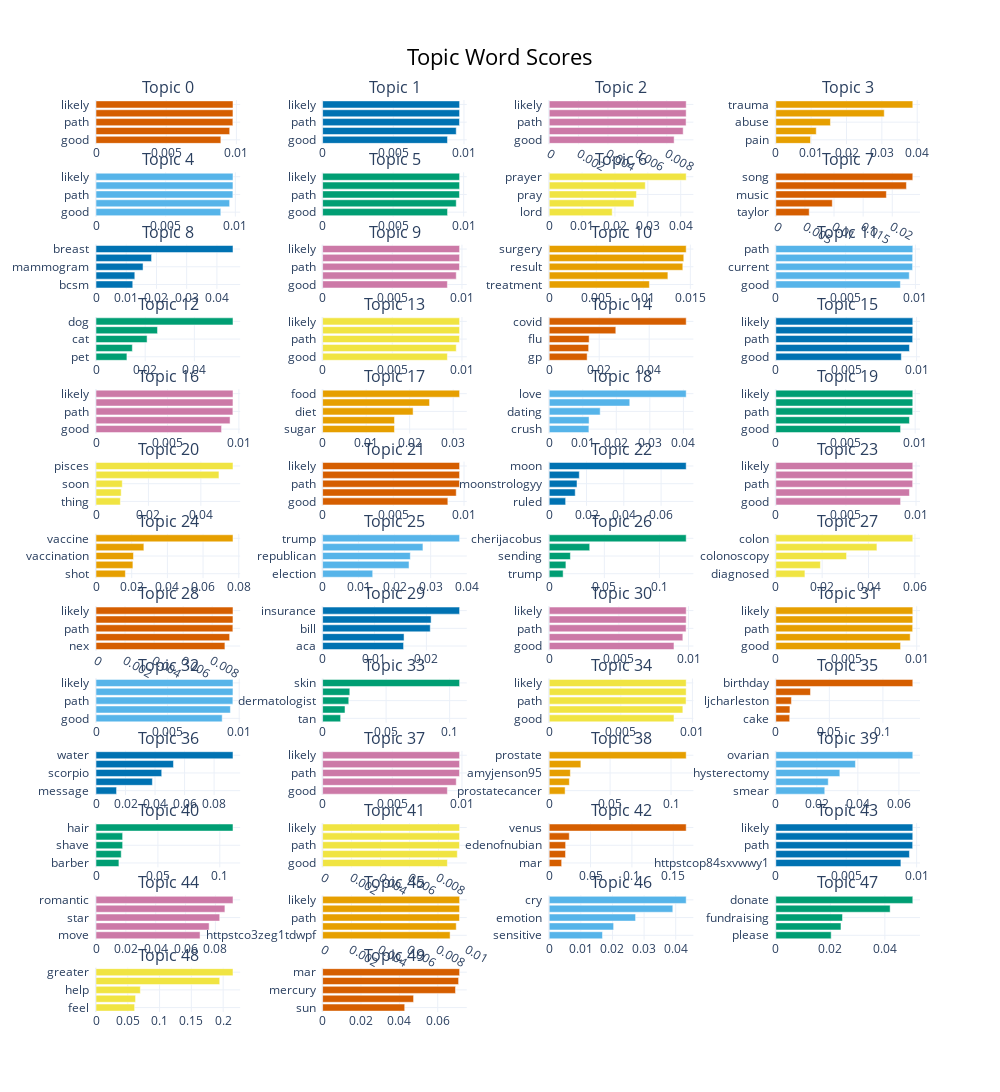

This figure's notebook cell:
### Code cell
word_vectors = KeyedVectors.load_word2vec_format('/labs/sarkerlab/srajwal/BC project/GoogleNews-vectors-negative300.bin', binary=True)
# Filter Tweets with negative sentiments
df_hugging = df[df['huggingface_sentiment'] == 'POSITIVE']
df_hugging = df_hugging.reset_index(drop=True)
print(f"df shape after <=1.0 sentiment score: {df_hugging.shape}")

# Filter posts that contain treatment side-effect / negative keywords
treatment_bc_negative_keywords = ["treatment","medication","medicine","med","tablets","side effect","reaction","drug","tamoxifen","chemo","mental","emotion",
                     "lump","pain","sleep","docetaxel","oncologist","doc" "stop"]  # Keywords based on literature review of Pub_med papers (reference in main article)
print("Starting similary function now")
# Function to find similar words in a text
# def find_similar_words(text, word_vectors, uncertainty_words, threshold=0.5):
def find_similar_words(index, text, word_vectors, uncertainty_words, threshold=0.5):
    similar_words = []
    unc_words = []
    # print(f"Processing row index: {index}",flush=True)  # Print the current row index
    for word in text.lower().split():
        if word in word_vectors:
            word_embedding = word_vectors[word]
            for unc_word in uncertainty_words:
                if unc_word in word_vectors:
                    unc_embedding = word_vectors[unc_word]
                    similarity = cosine_similarity([word_embedding], [unc_embedding])[0][0]
                    if similarity > threshold:
                        similar_words.append(word)
                        similar_words.append(unc_word)
                        break
    return similar_words

df_hugging['similar_uncertainty_words'] = [find_similar_words(idx, row['text'], word_vectors, treatment_bc_negative_keywords) for idx, row in df_hugging.iterrows()]
df_hugging = df_hugging[df_hugging['similar_uncertainty_words'].str.len() > 0].copy()
print(f"df_hugging.shape: {df_hugging.shape}",flush=True)
self_reported_texts = df_hugging['text'].to_list()  # Extracting tweets of self reported BC with negative sentiments
topic_model = BERTopic(verbose=True)
topics, probs = topic_model.fit_transform(self_reported_texts)
topic_model.visualize_barchart(top_n_topics=50) # Visualize Topic Modelling Figure

### Figure 1 — Plotly figure (JSON) as saved in the notebook; plotly's stock layout.template omitted (floating-point values rounded to 4 significant figures)
{"data": [{"marker": {"color": "#D55E00"}, "orientation": "h", "type": "bar", "x": [0.008894, 0.009525, 0.00975, 0.009757, 0.009759], "xaxis": "x", "y": ["good  ", "feeling  ", "path  ", "current  ", "likely  "], "yaxis": "y"}, {"marker": {"color": "#0072B2"}, "orientation": "h", "type": "bar", "x": [0.008836, 0.009455, 0.009684, 0.00969, 0.009692], "xaxis": "x2", "y": ["good  ", "feeling  ", "path  ", "current  ", "likely  "], "yaxis": "y2"}, {"marker": {"color": "#CC79A7"}, "orientation": "h", "type": "bar", "x": [0.008503, 0.009118, 0.009315, 0.009321, 0.009323], "xaxis": "x3", "y": ["good  ", "feeling  ", "path  ", "current  ", "likely  "], "yaxis": "y3"}, {"marker": {"color": "#E69F00"}, "orientation": "h", "type": "bar", "x": [0.009824, 0.01145, 0.01546, 0.03067, 0.03875], "xaxis": "x4", "y": ["pain  ", "sexual  ", "abuse  ", "survivor  ", "trauma  "], "yaxis": "y4"}, {"marker": {"color": "#56B4E9"}, "orientation": "h", "type": "bar", "x": [0.008954, 0.00959, 0.009822, 0.009828, 0.00983], "xaxis": "x5", "y": ["good  ", "feeling  ", "path  ", "current  ", "likely  "], "yaxis": "y5"}, {"marker": {"color": "#009E73"}, "orientation": "h", "type": "bar", "x": [0.00886, 0.009476, 0.009705, 0.009712, 0.009714], "xaxis": "x6", "y": ["good  ", "feeling  ", "path  ", "current  ", "likely  "], "yaxis": "y6"}, {"marker": {"color": "#F0E442"}, "orientation": "h", "type": "bar", "x": [0.01917, 0.02579, 0.02653, 0.02922, 0.04166], "xaxis": "x7", "y": ["lord  ", "god  ", "pray  ", "jesus  ", "prayer  "], "yaxis": "y7"}, {"marker": {"color": "#D55E00"}, "orientation": "h", "type": "bar", "x": [0.005737, 0.009704, 0.01899, 0.02243, 0.02353], "xaxis": "x8", "y": ["taylor  ", "album  ", "music  ", "amp  ", "song  "], "yaxis": "y8"}, {"marker": {"color": "#0072B2"}, "orientation": "h", "type": "bar", "x": [0.01216, 0.01283, 0.01557, 0.01838, 0.04532], "xaxis": "x9", "y": ["bcsm  ", "mastectomy  ", "mammogram  ", "breastcancer  ", "breast  "], "yaxis": "y9"}, {"marker": {"color": "#CC79A7"}, "orientation": "h", "type": "bar", "x": [0.008954, 0.00959, 0.009822, 0.009828, 0.00983], "xaxis": "x10", "y": ["good  ", "feeling  ", "path  ", "current  ", "likely  "], "yaxis": "y10"}, {"marker": {"color": "#E69F00"}, "orientation": "h", "type": "bar", "x": [0.01065, 0.01262, 0.0142, 0.01431, 0.01456], "xaxis": "x11", "y": ["treatment  ", "biopsy  ", "result  ", "scan  ", "surgery  "], "yaxis": "y11"}, {"marker": {"color": "#56B4E9"}, "orientation": "h", "type": "bar", "x": [0.008925, 0.009559, 0.009796, 0.009798, 0.009811], "xaxis": "x12", "y": ["good  ", "feeling  ", "current  ", "likely  ", "path  "], "yaxis": "y12"}, {"marker": {"color": "#009E73"}, "orientation": "h", "type": "bar", "x": [0.01257, 0.01478, 0.02078, 0.02501, 0.05571], "xaxis": "x13", "y": ["pet  ", "pup  ", "cat  ", "vet  ", "dog  "], "yaxis": "y13"}, {"marker": {"color": "#F0E442"}, "orientation": "h", "type": "bar", "x": [0.008954, 0.00959, 0.009822, 0.009828, 0.00983], "xaxis": "x14", "y": ["good  ", "feeling  ", "path  ", "current  ", "likely  "], "yaxis": "y14"}, {"marker": {"color": "#D55E00"}, "orientation": "h", "type": "bar", "x": [0.01517, 0.01577, 0.01597, 0.02664, 0.0548], "xaxis": "x15", "y": ["gp  ", "cough  ", "flu  ", "covid19  ", "covid  "], "yaxis": "y15"}, {"marker": {"color": "#0072B2"}, "orientation": "h", "type": "bar", "x": [0.008917, 0.009493, 0.009723, 0.009729, 0.009732], "xaxis": "x16", "y": ["good  ", "feeling  ", "path  ", "current  ", "likely  "], "yaxis": "y16"}, {"marker": {"color": "#CC79A7"}, "orientation": "h", "type": "bar", "x": [0.008787, 0.009382, 0.009579, 0.009585, 0.009587], "xaxis": "x17", "y": ["good  ", "feeling  ", "path  ", "current  ", "likely  "], "yaxis": "y17"}, {"marker": {"color": "#E69F00"}, "orientation": "h", "type": "bar", "x": [0.01651, 0.01652, 0.02079, 0.02457, 0.03147], "xaxis": "x18", "y": ["sugar  ", "coffee  ", "diet  ", "eat  ", "food  "], "yaxis": "y18"}, {"marker": {"color": "#56B4E9"}, "orientation": "h", "type": "bar", "x": [0.01183, 0.01189, 0.0152, 0.02401, 0.04084], "xaxis": "x19", "y": ["crush  ", "different  ", "dating  ", "rising  ", "love  "], "yaxis": "y19"}, {"marker": {"color": "#009E73"}, "orientation": "h", "type": "bar", "x": [0.008954, 0.00959, 0.009822, 0.009828, 0.00983], "xaxis": "x20", "y": ["good  ", "feeling  ", "path  ", "current  ", "likely  "], "yaxis": "y20"}, {"marker": {"color": "#F0E442"}, "orientation": "h", "type": "bar", "x": [0.009296, 0.009606, 0.01003, 0.04689, 0.05225], "xaxis": "x21", "y": ["thing  ", "person  ", "soon  ", "scorpio  ", "pisces  "], "yaxis": "y21"}, {"marker": {"color": "#D55E00"}, "orientation": "h", "type": "bar", "x": [0.008856, 0.009449, 0.009678, 0.009684, 0.009686], "xaxis": "x22", "y": ["good  ", "feeling  ", "path  ", "current  ", "likely  "], "yaxis": "y22"}, {"marker": {"color": "#0072B2"}, "orientation": "h", "type": "bar", "x": [0.008813, 0.01396, 0.01491, 0.01613, 0.07345], "xaxis": "x23", "y": ["ruled  ", "feel  ", "moonstrologyy  ", "emotion  ", "moon  "], "yaxis": "y23"}, {"marker": {"color": "#CC79A7"}, "orientation": "h", "type": "bar", "x": [0.008898, 0.00953, 0.00976, 0.009766, 0.009769], "xaxis": "x24", "y": ["good  ", "feeling  ", "path  ", "current  ", "likely  "], "yaxis": "y24"}, {"marker": {"color": "#E69F00"}, "orientation": "h", "type": "bar", "x": [0.01647, 0.02068, 0.02099, 0.02682, 0.07677], "xaxis": "x25", "y": ["shot  ", "covid  ", "vaccination  ", "vaccinated  ", "vaccine  "], "yaxis": "y25"}, {"marker": {"color": "#56B4E9"}, "orientation": "h", "type": "bar", "x": [0.01391, 0.02399, 0.02435, 0.02785, 0.03803], "xaxis": "x26", "y": ["election  ", "biden  ", "republican  ", "president  ", "trump  "], "yaxis": "y26"}, {"marker": {"color": "#009E73"}, "orientation": "h", "type": "bar", "x": [0.01264, 0.01515, 0.01924, 0.03674, 0.1243], "xaxis": "x27", "y": ["trump  ", "positive  ", "sending  ", "cheri  ", "cherijacobus  "], "yaxis": "y27"}, {"marker": {"color": "#F0E442"}, "orientation": "h", "type": "bar", "x": [0.01256, 0.01924, 0.03052, 0.04361, 0.05909], "xaxis": "x28", "y": ["diagnosed  ", "colorectal  ", "colonoscopy  ", "bowel  ", "colon  "], "yaxis": "y28"}, {"marker": {"color": "#D55E00"}, "orientation": "h", "type": "bar", "x": [0.008876, 0.009202, 0.009425, 0.009431, 0.009433], "xaxis": "x29", "y": ["nex  ", "feeling  ", "path  ", "current  ", "likely  "], "yaxis": "y29"}, {"marker": {"color": "#0072B2"}, "orientation": "h", "type": "bar", "x": [0.0156, 0.0157, 0.02075, 0.02091, 0.0264], "xaxis": "x30", "y": ["aca  ", "nh  ", "bill  ", "pay  ", "insurance  "], "yaxis": "y30"}, {"marker": {"color": "#CC79A7"}, "orientation": "h", "type": "bar", "x": [0.008954, 0.00959, 0.009822, 0.009828, 0.00983], "xaxis": "x31", "y": ["good  ", "feeling  ", "path  ", "current  ", "likely  "], "yaxis": "y31"}, {"marker": {"color": "#E69F00"}, "orientation": "h", "type": "bar", "x": [0.008856, 0.009537, 0.009714, 0.00972, 0.009722], "xaxis": "x32", "y": ["good  ", "feeling  ", "path  ", "current  ", "likely  "], "yaxis": "y32"}, {"marker": {"color": "#56B4E9"}, "orientation": "h", "type": "bar", "x": [0.008813, 0.009386, 0.009559, 0.009565, 0.009567], "xaxis": "x33", "y": ["good  ", "feeling  ", "path  ", "current  ", "likely  "], "yaxis": "y33"}, {"marker": {"color": "#009E73"}, "orientation": "h", "type": "bar", "x": [0.0142, 0.01764, 0.02059, 0.02142, 0.1078], "xaxis": "x34", "y": ["tan  ", "tanning  ", "dermatologist  ", "sunscreen  ", "skin  "], "yaxis": "y34"}, {"marker": {"color": "#F0E442"}, "orientation": "h", "type": "bar", "x": [0.008714, 0.009332, 0.009558, 0.009564, 0.009566], "xaxis": "x35", "y": ["good  ", "feeling  ", "path  ", "current  ", "likely  "], "yaxis": "y35"}, {"marker": {"color": "#D55E00"}, "orientation": "h", "type": "bar", "x": [0.01295, 0.01319, 0.01458, 0.03238, 0.1279], "xaxis": "x36", "y": ["cake  ", "bday  ", "ljcharleston  ", "happy  ", "birthday  "], "yaxis": "y36"}, {"marker": {"color": "#0072B2"}, "orientation": "h", "type": "bar", "x": [0.01393, 0.03819, 0.04452, 0.05248, 0.0928], "xaxis": "x37", "y": ["message  ", "pisces  ", "scorpio  ", "sign  ", "water  "], "yaxis": "y37"}, {"marker": {"color": "#CC79A7"}, "orientation": "h", "type": "bar", "x": [0.008954, 0.00959, 0.009822, 0.009828, 0.00983], "xaxis": "x38", "y": ["good  ", "feeling  ", "path  ", "current  ", "likely  "], "yaxis": "y38"}, {"marker": {"color": "#E69F00"}, "orientation": "h", "type": "bar", "x": [0.01306, 0.01655, 0.01738, 0.02598, 0.1125], "xaxis": "x39", "y": ["prostatecancer  ", "senthomtillis  ", "amyjenson95  ", "psa  ", "prostate  "], "yaxis": "y39"}, {"marker": {"color": "#56B4E9"}, "orientation": "h", "type": "bar", "x": [0.02387, 0.02557, 0.03121, 0.03882, 0.06677], "xaxis": "x40", "y": ["smear  ", "menopause  ", "hysterectomy  ", "cervical  ", "ovarian  "], "yaxis": "y40"}, {"marker": {"color": "#009E73"}, "orientation": "h", "type": "bar", "x": [0.01851, 0.02038, 0.02151, 0.02151, 0.1107], "xaxis": "x41", "y": ["barber  ", "shaved  ", "shave  ", "wig  ", "hair  "], "yaxis": "y41"}, {"marker": {"color": "#F0E442"}, "orientation": "h", "type": "bar", "x": [0.008615, 0.009299, 0.00945, 0.009456, 0.009458], "xaxis": "x42", "y": ["good  ", "feeling  ", "path  ", "current  ", "likely  "], "yaxis": "y42"}, {"marker": {"color": "#D55E00"}, "orientation": "h", "type": "bar", "x": [0.01506, 0.01974, 0.01986, 0.02426, 0.1656], "xaxis": "x43", "y": ["mar  ", "love  ", "edenofnubian  ", "childofuranus  ", "venus  "], "yaxis": "y43"}, {"marker": {"color": "#0072B2"}, "orientation": "h", "type": "bar", "x": [0.008882, 0.009489, 0.009719, 0.009725, 0.009727], "xaxis": "x44", "y": ["httpstcop84sxvwwy1  ", "feeling  ", "path  ", "current  ", "likely  "], "yaxis": "y44"}, {"marker": {"color": "#CC79A7"}, "orientation": "h", "type": "bar", "x": [0.06971, 0.0758, 0.08288, 0.08637, 0.09178], "xaxis": "x45", "y": ["move  ", "entering  ", "star  ", "focus  ", "romantic  "], "yaxis": "y45"}, {"marker": {"color": "#E69F00"}, "orientation": "h", "type": "bar", "x": [0.008841, 0.009267, 0.009491, 0.009497, 0.009499], "xaxis": "x46", "y": ["httpstco3zeg1tdwpf  ", "feeling  ", "path  ", "current  ", "likely  "], "yaxis": "y46"}, {"marker": {"color": "#56B4E9"}, "orientation": "h", "type": "bar", "x": [0.01685, 0.02036, 0.02731, 0.03908, 0.04331], "xaxis": "x47", "y": ["sensitive  ", "emotionally  ", "emotion  ", "emotional  ", "cry  "], "yaxis": "y47"}, {"marker": {"color": "#009E73"}, "orientation": "h", "type": "bar", "x": [0.02031, 0.0239, 0.02446, 0.04194, 0.05025], "xaxis": "x48", "y": ["please  ", "gofundme  ", "fundraising  ", "donation  ", "donate  "], "yaxis": "y48"}, {"marker": {"color": "#F0E442"}, "orientation": "h", "type": "bar", "x": [0.06074, 0.06223, 0.06975, 0.1946, 0.2155], "xaxis": "x49", "y": ["feel  ", "today  ", "help  ", "social  ", "greater  "], "yaxis": "y49"}, {"marker": {"color": "#D55E00"}, "orientation": "h", "type": "bar", "x": [0.04279, 0.0474, 0.06925, 0.07086, 0.07138], "xaxis": "x50", "y": ["sun  ", "aries  ", "mercury  ", "venus  ", "mar  "], "yaxis": "y50"}], "layout": {"annotations": [{"font": {"size": 16}, "showarrow": false, "text": "Topic 0", "x": 0.0875, "xanchor": "center", "xref": "paper", "y": 1.0, "yanchor": "bottom", "yref": "paper"}, {"font": {"size": 16}, "showarrow": false, "text": "Topic 1", "x": 0.3625, "xanchor": "center", "xref": "paper", "y": 1.0, "yanchor": "bottom", "yref": "paper"}, {"font": {"size": 16}, "showarrow": false, "text": "Topic 2", "x": 0.6375, "xanchor": "center", "xref": "paper", "y": 1.0, "yanchor": "bottom", "yref": "paper"}, {"font": {"size": 16}, "showarrow": false, "text": "Topic 3", "x": 0.9125, "xanchor": "center", "xref": "paper", "y": 1.0, "yanchor": "bottom", "yref": "paper"}, {"font": {"size": 16}, "showarrow": false, "text": "Topic 4", "x": 0.0875, "xanchor": "center", "xref": "paper", "y": 0.9207, "yanchor": "bottom", "yref": "paper"}, {"font": {"size": 16}, "showarrow": false, "text": "Topic 5", "x": 0.3625, "xanchor": "center", "xref": "paper", "y": 0.9207, "yanchor": "bottom", "yref": "paper"}, {"font": {"size": 16}, "showarrow": false, "text": "Topic 6", "x": 0.6375, "xanchor": "center", "xref": "paper", "y": 0.9207, "yanchor": "bottom", "yref": "paper"}, {"font": {"size": 16}, "showarrow": false, "text": "Topic 7", "x": 0.9125, "xanchor": "center", "xref": "paper", "y": 0.9207, "yanchor": "bottom", "yref": "paper"}, {"font": {"size": 16}, "showarrow": false, "text": "Topic 8", "x": 0.0875, "xanchor": "center", "xref": "paper", "y": 0.8414, "yanchor": "bottom", "yref": "paper"}, {"font": {"size": 16}, "showarrow": false, "text": "Topic 9", "x": 0.3625, "xanchor": "center", "xref": "paper", "y": 0.8414, "yanchor": "bottom", "yref": "paper"}, {"font": {"size": 16}, "showarrow": false, "text": "Topic 10", "x": 0.6375, "xanchor": "center", "xref": "paper", "y": 0.8414, "yanchor": "bottom", "yref": "paper"}, {"font": {"size": 16}, "showarrow": false, "text": "Topic 11", "x": 0.9125, "xanchor": "center", "xref": "paper", "y": 0.8414, "yanchor": "bottom", "yref": "paper"}, {"font": {"size": 16}, "showarrow": false, "text": "Topic 12", "x": 0.0875, "xanchor": "center", "xref": "paper", "y": 0.7621, "yanchor": "bottom", "yref": "paper"}, {"font": {"size": 16}, "showarrow": false, "text": "Topic 13", "x": 0.3625, "xanchor": "center", "xref": "paper", "y": 0.7621, "yanchor": "bottom", "yref": "paper"}, {"font": {"size": 16}, "showarrow": false, "text": "Topic 14", "x": 0.6375, "xanchor": "center", "xref": "paper", "y": 0.7621, "yanchor": "bottom", "yref": "paper"}, {"font": {"size": 16}, "showarrow": false, "text": "Topic 15", "x": 0.9125, "xanchor": "center", "xref": "paper", "y": 0.7621, "yanchor": "bottom", "yref": "paper"}, {"font": {"size": 16}, "showarrow": false, "text": "Topic 16", "x": 0.0875, "xanchor": "center", "xref": "paper", "y": 0.6828, "yanchor": "bottom", "yref": "paper"}, {"font": {"size": 16}, "showarrow": false, "text": "Topic 17", "x": 0.3625, "xanchor": "center", "xref": "paper", "y": 0.6828, "yanchor": "bottom", "yref": "paper"}, {"font": {"size": 16}, "showarrow": false, "text": "Topic 18", "x": 0.6375, "xanchor": "center", "xref": "paper", "y": 0.6828, "yanchor": "bottom", "yref": "paper"}, {"font": {"size": 16}, "showarrow": false, "text": "Topic 19", "x": 0.9125, "xanchor": "center", "xref": "paper", "y": 0.6828, "yanchor": "bottom", "yref": "paper"}, {"font": {"size": 16}, "showarrow": false, "text": "Topic 20", "x": 0.0875, "xanchor": "center", "xref": "paper", "y": 0.6036, "yanchor": "bottom", "yref": "paper"}, {"font": {"size": 16}, "showarrow": false, "text": "Topic 21", "x": 0.3625, "xanchor": "center", "xref": "paper", "y": 0.6036, "yanchor": "bottom", "yref": "paper"}, {"font": {"size": 16}, "showarrow": false, "text": "Topic 22", "x": 0.6375, "xanchor": "center", "xref": "paper", "y": 0.6036, "yanchor": "bottom", "yref": "paper"}, {"font": {"size": 16}, "showarrow": false, "text": "Topic 23", "x": 0.9125, "xanchor": "center", "xref": "paper", "y": 0.6036, "yanchor": "bottom", "yref": "paper"}, {"font": {"size": 16}, "showarrow": false, "text": "Topic 24", "x": 0.0875, "xanchor": "center", "xref": "paper", "y": 0.5243, "yanchor": "bottom", "yref": "paper"}, {"font": {"size": 16}, "showarrow": false, "text": "Topic 25", "x": 0.3625, "xanchor": "center", "xref": "paper", "y": 0.5243, "yanchor": "bottom", "yref": "paper"}, {"font": {"size": 16}, "showarrow": false, "text": "Topic 26", "x": 0.6375, "xanchor": "center", "xref": "paper", "y": 0.5243, "yanchor": "bottom", "yref": "paper"}, {"font": {"size": 16}, "showarrow": false, "text": "Topic 27", "x": 0.9125, "xanchor": "center", "xref": "paper", "y": 0.5243, "yanchor": "bottom", "yref": "paper"}, {"font": {"size": 16}, "showarrow": false, "text": "Topic 28", "x": 0.0875, "xanchor": "center", "xref": "paper", "y": 0.445, "yanchor": "bottom", "yref": "paper"}, {"font": {"size": 16}, "showarrow": false, "text": "Topic 29", "x": 0.3625, "xanchor": "center", "xref": "paper", "y": 0.445, "yanchor": "bottom", "yref": "paper"}, {"font": {"size": 16}, "showarrow": false, "text": "Topic 30", "x": 0.6375, "xanchor": "center", "xref": "paper", "y": 0.445, "yanchor": "bottom", "yref": "paper"}, {"font": {"size": 16}, "showarrow": false, "text": "Topic 31", "x": 0.9125, "xanchor": "center", "xref": "paper", "y": 0.445, "yanchor": "bottom", "yref": "paper"}, {"font": {"size": 16}, "showarrow": false, "text": "Topic 32", "x": 0.0875, "xanchor": "center", "xref": "paper", "y": 0.3657, "yanchor": "bottom", "yref": "paper"}, {"font": {"size": 16}, "showarrow": false, "text": "Topic 33", "x": 0.3625, "xanchor": "center", "xref": "paper", "y": 0.3657, "yanchor": "bottom", "yref": "paper"}, {"font": {"size": 16}, "showarrow": false, "text": "Topic 34", "x": 0.6375, "xanchor": "center", "xref": "paper", "y": 0.3657, "yanchor": "bottom", "yref": "paper"}, {"font": {"size": 16}, "showarrow": false, "text": "Topic 35", "x": 0.9125, "xanchor": "center", "xref": "paper", "y": 0.3657, "yanchor": "bottom", "yref": "paper"}, {"font": {"size": 16}, "showarrow": false, "text": "Topic 36", "x": 0.0875, "xanchor": "center", "xref": "paper", "y": 0.2864, "yanchor": "bottom", "yref": "paper"}, {"font": {"size": 16}, "showarrow": false, "text": "Topic 37", "x": 0.3625, "xanchor": "center", "xref": "paper", "y": 0.2864, "yanchor": "bottom", "yref": "paper"}, {"font": {"size": 16}, "showarrow": false, "text": "Topic 38", "x": 0.6375, "xanchor": "center", "xref": "paper", "y": 0.2864, "yanchor": "bottom", "yref": "paper"}, {"font": {"size": 16}, "showarrow": false, "text": "Topic 39", "x": 0.9125, "xanchor": "center", "xref": "paper", "y": 0.2864, "yanchor": "bottom", "yref": "paper"}, {"font": {"size": 16}, "showarrow": false, "text": "Topic 40", "x": 0.0875, "xanchor": "center", "xref": "paper", "y": 0.2071, "yanchor": "bottom", "yref": "paper"}, {"font": {"size": 16}, "showarrow": false, "text": "Topic 41", "x": 0.3625, "xanchor": "center", "xref": "paper", "y": 0.2071, "yanchor": "bottom", "yref": "paper"}, {"font": {"size": 16}, "showarrow": false, "text": "Topic 42", "x": 0.6375, "xanchor": "center", "xref": "paper", "y": 0.2071, "yanchor": "bottom", "yref": "paper"}, {"font": {"size": 16}, "showarrow": false, "text": "Topic 43", "x": 0.9125, "xanchor": "center", "xref": "paper", "y": 0.2071, "yanchor": "bottom", "yref": "paper"}, {"font": {"size": 16}, "showarrow": false, "text": "Topic 44", "x": 0.0875, "xanchor": "center", "xref": "paper", "y": 0.1278, "yanchor": "bottom", "yref": "paper"}, {"font": {"size": 16}, "showarrow": false, "text": "Topic 45", "x": 0.3625, "xanchor": "center", "xref": "paper", "y": 0.1278, "yanchor": "bottom", "yref": "paper"}, {"font": {"size": 16}, "showarrow": false, "text": "Topic 46", "x": 0.6375, "xanchor": "center", "xref": "paper", "y": 0.1278, "yanchor": "bottom", "yref": "paper"}, {"font": {"size": 16}, "showarrow": false, "text": "Topic 47", "x": 0.9125, "xanchor": "center", "xref": "paper", "y": 0.1278, "yanchor": "bottom", "yref": "paper"}, {"font": {"size": 16}, "showarrow": false, "text": "Topic 48", "x": 0.0875, "xanchor": "center", "xref": "paper", "y": 0.04852, "yanchor": "bottom", "yref": "paper"}, {"font": {"size": 16}, "showarrow": false, "text": "Topic 49", "x": 0.3625, "xanchor": "center", "xref": "paper", "y": 0.04852, "yanchor": "bottom", "yref": "paper"}], "height": 3250, "hoverlabel": {"bgcolor": "white", "font": {"family": "Rockwell", "size": 16}}, "showlegend": false, "title": {"font": {"color": "Black", "size": 22}, "text": "Topic Word Scores", "x": 0.5, "xanchor": "center", "yanchor": "top"}, "width": 1000, "xaxis": {"anchor": "y", "autorange": true, "domain": [0, 0.175], "range": [0, 0.01027], "showgrid": true, "type": "linear"}, "xaxis10": {"anchor": "y10", "autorange": true, "domain": [0.275, 0.45], "range": [0, 0.01035], "showgrid": true, "type": "linear"}, "xaxis11": {"anchor": "y11", "autorange": true, "domain": [0.55, 0.725], "range": [0, 0.01533], "showgrid": true, "type": "linear"}, "xaxis12": {"anchor": "y12", "autorange": true, "domain": [0.825, 1], "range": [0, 0.01033], "showgrid": true, "type": "linear"}, "xaxis13": {"anchor": "y13", "autorange": true, "domain": [0, 0.175], "range": [0, 0.05864], "showgrid": true, "type": "linear"}, "xaxis14": {"anchor": "y14", "autorange": true, "domain": [0.275, 0.45], "range": [0, 0.01035], "showgrid": true, "type": "linear"}, "xaxis15": {"anchor": "y15", "autorange": true, "domain": [0.55, 0.725], "range": [0, 0.05768], "showgrid": true, "type": "linear"}, "xaxis16": {"anchor": "y16", "autorange": true, "domain": [0.825, 1], "range": [0, 0.01024], "showgrid": true, "type": "linear"}, "xaxis17": {"anchor": "y17", "autorange": true, "domain": [0, 0.175], "range": [0, 0.01009], "showgrid": true, "type": "linear"}, "xaxis18": {"anchor": "y18", "autorange": true, "domain": [0.275, 0.45], "range": [0, 0.03313], "showgrid": true, "type": "linear"}, "xaxis19": {"anchor": "y19", "autorange": true, "domain": [0.55, 0.725], "range": [0, 0.04298], "showgrid": true, "type": "linear"}, "xaxis2": {"anchor": "y2", "autorange": true, "domain": [0.275, 0.45], "range": [0, 0.0102], "showgrid": true, "type": "linear"}, "xaxis20": {"anchor": "y20", "autorange": true, "domain": [0.825, 1], "range": [0, 0.01035], "showgrid": true, "type": "linear"}, "xaxis21": {"anchor": "y21", "autorange": true, "domain": [0, 0.175], "range": [0, 0.055], "showgrid": true, "type": "linear"}, "xaxis22": {"anchor": "y22", "autorange": true, "domain": [0.275, 0.45], "range": [0, 0.0102], "showgrid": true, "type": "linear"}, "xaxis23": {"anchor": "y23", "autorange": true, "domain": [0.55, 0.725], "range": [0, 0.07731], "showgrid": true, "type": "linear"}, "xaxis24": {"anchor": "y24", "autorange": true, "domain": [0.825, 1], "range": [0, 0.01028], "showgrid": true, "type": "linear"}, "xaxis25": {"anchor": "y25", "autorange": true, "domain": [0, 0.175], "range": [0, 0.08081], "showgrid": true, "type": "linear"}, "xaxis26": {"anchor": "y26", "autorange": true, "domain": [0.275, 0.45], "range": [0, 0.04003], "showgrid": true, "type": "linear"}, "xaxis27": {"anchor": "y27", "autorange": true, "domain": [0.55, 0.725], "range": [0, 0.1308], "showgrid": true, "type": "linear"}, "xaxis28": {"anchor": "y28", "autorange": true, "domain": [0.825, 1], "range": [0, 0.0622], "showgrid": true, "type": "linear"}, "xaxis29": {"anchor": "y29", "autorange": true, "domain": [0, 0.175], "range": [0, 0.00993], "showgrid": true, "type": "linear"}, "xaxis3": {"anchor": "y3", "autorange": true, "domain": [0.55, 0.725], "range": [0, 0.009814], "showgrid": true, "type": "linear"}, "xaxis30": {"anchor": "y30", "autorange": true, "domain": [0.275, 0.45], "range": [0, 0.02779], "showgrid": true, "type": "linear"}, "xaxis31": {"anchor": "y31", "autorange": true, "domain": [0.55, 0.725], "range": [0, 0.01035], "showgrid": true, "type": "linear"}, "xaxis32": {"anchor": "y32", "autorange": true, "domain": [0.825, 1], "range": [0, 0.01023], "showgrid": true, "type": "linear"}, "xaxis33": {"anchor": "y33", "autorange": true, "domain": [0, 0.175], "range": [0, 0.01007], "showgrid": true, "type": "linear"}, "xaxis34": {"anchor": "y34", "autorange": true, "domain": [0.275, 0.45], "range": [0, 0.1135], "showgrid": true, "type": "linear"}, "xaxis35": {"anchor": "y35", "autorange": true, "domain": [0.55, 0.725], "range": [0, 0.01007], "showgrid": true, "type": "linear"}, "xaxis36": {"anchor": "y36", "autorange": true, "domain": [0.825, 1], "range": [0, 0.1346], "showgrid": true, "type": "linear"}, "xaxis37": {"anchor": "y37", "autorange": true, "domain": [0, 0.175], "range": [0, 0.09768], "showgrid": true, "type": "linear"}, "xaxis38": {"anchor": "y38", "autorange": true, "domain": [0.275, 0.45], "range": [0, 0.01035], "showgrid": true, "type": "linear"}, "xaxis39": {"anchor": "y39", "autorange": true, "domain": [0.55, 0.725], "range": [0, 0.1184], "showgrid": true, "type": "linear"}, "xaxis4": {"anchor": "y4", "autorange": true, "domain": [0.825, 1], "range": [0, 0.04079], "showgrid": true, "type": "linear"}, "xaxis40": {"anchor": "y40", "autorange": true, "domain": [0.825, 1], "range": [0, 0.07028], "showgrid": true, "type": "linear"}, "xaxis41": {"anchor": "y41", "autorange": true, "domain": [0, 0.175], "range": [0, 0.1165], "showgrid": true, "type": "linear"}, "xaxis42": {"anchor": "y42", "autorange": true, "domain": [0.275, 0.45], "range": [0, 0.009956], "showgrid": true, "type": "linear"}, "xaxis43": {"anchor": "y43", "autorange": true, "domain": [0.55, 0.725], "range": [0, 0.1743], "showgrid": true, "type": "linear"}, "xaxis44": {"anchor": "y44", "autorange": true, "domain": [0.825, 1], "range": [0, 0.01024], "showgrid": true, "type": "linear"}, "xaxis45": {"anchor": "y45", "autorange": true, "domain": [0, 0.175], "range": [0, 0.09661], "showgrid": true, "type": "linear"}, "xaxis46": {"anchor": "y46", "autorange": true, "domain": [0.275, 0.45], "range": [0, 0.009999], "showgrid": true, "type": "linear"}, "xaxis47": {"anchor": "y47", "autorange": true, "domain": [0.55, 0.725], "range": [0, 0.04559], "showgrid": true, "type": "linear"}, "xaxis48": {"anchor": "y48", "autorange": true, "domain": [0.825, 1], "range": [0, 0.05289], "showgrid": true, "type": "linear"}, "xaxis49": {"anchor": "y49", "autorange": true, "domain": [0, 0.175], "range": [0, 0.2269], "showgrid": true, "type": "linear"}, "xaxis5": {"anchor": "y5", "autorange": true, "domain": [0, 0.175], "range": [0, 0.01035], "showgrid": true, "type": "linear"}, "xaxis50": {"anchor": "y50", "autorange": true, "domain": [0.275, 0.45], "range": [0, 0.07514], "showgrid": true, "type": "linear"}, "xaxis51": {"anchor": "y51", "domain": [0.55, 0.725], "showgrid": true}, "xaxis52": {"anchor": "y52", "domain": [0.825, 1], "showgrid": true}, "xaxis6": {"anchor": "y6", "autorange": true, "domain": [0.275, 0.45], "range": [0, 0.01023], "showgrid": true, "type": "linear"}, "xaxis7": {"anchor": "y7", "autorange": true, "domain": [0.55, 0.725], "range": [0, 0.04386], "showgrid": true, "type": "linear"}, "xaxis8": {"anchor": "y8", "autorange": true, "domain": [0.825, 1], "range": [0, 0.02476], "showgrid": true, "type": "linear"}, "xaxis9": {"anchor": "y9", "autorange": true, "domain": [0, 0.175], "range": [0, 0.0477], "showgrid": true, "type": "linear"}, "yaxis": {"anchor": "x", "autorange": true, "domain": [0.9515, 1.0], "range": [-0.5, 4.5], "showgrid": true, "type": "category"}, "yaxis10": {"anchor": "x10", "autorange": true, "domain": [0.7929, 0.8414], "range": [-0.5, 4.5], "showgrid": true, "type": "category"}, "yaxis11": {"anchor": "x11", "autorange": true, "domain": [0.7929, 0.8414], "range": [-0.5, 4.5], "showgrid": true, "type": "category"}, "yaxis12": {"anchor": "x12", "autorange": true, "domain": [0.7929, 0.8414], "range": [-0.5, 4.5], "showgrid": true, "type": "category"}, "yaxis13": {"anchor": "x13", "autorange": true, "domain": [0.7136, 0.7621], "range": [-0.5, 4.5], "showgrid": true, "type": "category"}, "yaxis14": {"anchor": "x14", "autorange": true, "domain": [0.7136, 0.7621], "range": [-0.5, 4.5], "showgrid": true, "type": "category"}, "yaxis15": {"anchor": "x15", "autorange": true, "domain": [0.7136, 0.7621], "range": [-0.5, 4.5], "showgrid": true, "type": "category"}, "yaxis16": {"anchor": "x16", "autorange": true, "domain": [0.7136, 0.7621], "range": [-0.5, 4.5], "showgrid": true, "type": "category"}, "yaxis17": {"anchor": "x17", "autorange": true, "domain": [0.6343, 0.6828], "range": [-0.5, 4.5], "showgrid": true, "type": "category"}, "yaxis18": {"anchor": "x18", "autorange": true, "domain": [0.6343, 0.6828], "range": [-0.5, 4.5], "showgrid": true, "type": "category"}, "yaxis19": {"anchor": "x19", "autorange": true, "domain": [0.6343, 0.6828], "range": [-0.5, 4.5], "showgrid": true, "type": "category"}, "yaxis2": {"anchor": "x2", "autorange": true, "domain": [0.9515, 1.0], "range": [-0.5, 4.5], "showgrid": true, "type": "category"}, "yaxis20": {"anchor": "x20", "autorange": true, "domain": [0.6343, 0.6828], "range": [-0.5, 4.5], "showgrid": true, "type": "category"}, "yaxis21": {"anchor": "x21", "autorange": true, "domain": [0.555, 0.6036], "range": [-0.5, 4.5], "showgrid": true, "type": "category"}, "yaxis22": {"anchor": "x22", "autorange": true, "domain": [0.555, 0.6036], "range": [-0.5, 4.5], "showgrid": true, "type": "category"}, "yaxis23": {"anchor": "x23", "autorange": true, "domain": [0.555, 0.6036], "range": [-0.5, 4.5], "showgrid": true, "type": "category"}, "yaxis24": {"anchor": "x24", "autorange": true, "domain": [0.555, 0.6036], "range": [-0.5, 4.5], "showgrid": true, "type": "category"}, "yaxis25": {"anchor": "x25", "autorange": true, "domain": [0.4757, 0.5243], "range": [-0.5, 4.5], "showgrid": true, "type": "category"}, "yaxis26": {"anchor": "x26", "autorange": true, "domain": [0.4757, 0.5243], "range": [-0.5, 4.5], "showgrid": true, "type": "category"}, "yaxis27": {"anchor": "x27", "autorange": true, "domain": [0.4757, 0.5243], "range": [-0.5, 4.5], "showgrid": true, "type": "category"}, "yaxis28": {"anchor": "x28", "autorange": true, "domain": [0.4757, 0.5243], "range": [-0.5, 4.5], "showgrid": true, "type": "category"}, "yaxis29": {"anchor": "x29", "autorange": true, "domain": [0.3964, 0.445], "range": [-0.5, 4.5], "showgrid": true, "type": "category"}, "yaxis3": {"anchor": "x3", "autorange": true, "domain": [0.9515, 1.0], "range": [-0.5, 4.5], "showgrid": true, "type": "category"}, "yaxis30": {"anchor": "x30", "autorange": true, "domain": [0.3964, 0.445], "range": [-0.5, 4.5], "showgrid": true, "type": "category"}, "yaxis31": {"anchor": "x31", "autorange": true, "domain": [0.3964, 0.445], "range": [-0.5, 4.5], "showgrid": true, "type": "category"}, "yaxis32": {"anchor": "x32", "autorange": true, "domain": [0.3964, 0.445], "range": [-0.5, 4.5], "showgrid": true, "type": "category"}, "yaxis33": {"anchor": "x33", "autorange": true, "domain": [0.3172, 0.3657], "range": [-0.5, 4.5], "showgrid": true, "type": "category"}, "yaxis34": {"anchor": "x34", "autorange": true, "domain": [0.3172, 0.3657], "range": [-0.5, 4.5], "showgrid": true, "type": "category"}, "yaxis35": {"anchor": "x35", "autorange": true, "domain": [0.3172, 0.3657], "range": [-0.5, 4.5], "showgrid": true, "type": "category"}, "yaxis36": {"anchor": "x36", "autorange": true, "domain": [0.3172, 0.3657], "range": [-0.5, 4.5], "showgrid": true, "type": "category"}, "yaxis37": {"anchor": "x37", "autorange": true, "domain": [0.2379, 0.2864], "range": [-0.5, 4.5], "showgrid": true, "type": "category"}, "yaxis38": {"anchor": "x38", "autorange": true, "domain": [0.2379, 0.2864], "range": [-0.5, 4.5], "showgrid": true, "type": "category"}, "yaxis39": {"anchor": "x39", "autorange": true, "domain": [0.2379, 0.2864], "range": [-0.5, 4.5], "showgrid": true, "type": "category"}, "yaxis4": {"anchor": "x4", "autorange": true, "domain": [0.9515, 1.0], "range": [-0.5, 4.5], "showgrid": true, "type": "category"}, "yaxis40": {"anchor": "x40", "autorange": true, "domain": [0.2379, 0.2864], "range": [-0.5, 4.5], "showgrid": true, "type": "category"}, "yaxis41": {"anchor": "x41", "autorange": true, "domain": [0.1586, 0.2071], "range": [-0.5, 4.5], "showgrid": true, "type": "category"}, "yaxis42": {"anchor": "x42", "autorange": true, "domain": [0.1586, 0.2071], "range": [-0.5, 4.5], "showgrid": true, "type": "category"}, "yaxis43": {"anchor": "x43", "autorange": true, "domain": [0.1586, 0.2071], "range": [-0.5, 4.5], "showgrid": true, "type": "category"}, "yaxis44": {"anchor": "x44", "autorange": true, "domain": [0.1586, 0.2071], "range": [-0.5, 4.5], "showgrid": true, "type": "category"}, "yaxis45": {"anchor": "x45", "autorange": true, "domain": [0.07929, 0.1278], "range": [-0.5, 4.5], "showgrid": true, "type": "category"}, "yaxis46": {"anchor": "x46", "autorange": true, "domain": [0.07929, 0.1278], "range": [-0.5, 4.5], "showgrid": true, "type": "category"}, "yaxis47": {"anchor": "x47", "autorange": true, "domain": [0.07929, 0.1278], "range": [-0.5, 4.5], "showgrid": true, "type": "category"}, "yaxis48": {"anchor": "x48", "autorange": true, "domain": [0.07929, 0.1278], "range": [-0.5, 4.5], "showgrid": true, "type": "category"}, "yaxis49": {"anchor": "x49", "autorange": true, "domain": [0, 0.04852], "range": [-0.5, 4.5], "showgrid": true, "type": "category"}, "yaxis5": {"anchor": "x5", "autorange": true, "domain": [0.8722, 0.9207], "range": [-0.5, 4.5], "showgrid": true, "type": "category"}, "yaxis50": {"anchor": "x50", "autorange": true, "domain": [0, 0.04852], "range": [-0.5, 4.5], "showgrid": true, "type": "category"}, "yaxis51": {"anchor": "x51", "domain": [0, 0.04852], "showgrid": true}, "yaxis52": {"anchor": "x52", "domain": [0, 0.04852], "showgrid": true}, "yaxis6": {"anchor": "x6", "autorange": true, "domain": [0.8722, 0.9207], "range": [-0.5, 4.5], "showgrid": true, "type": "category"}, "yaxis7": {"anchor": "x7", "autorange": true, "domain": [0.8722, 0.9207], "range": [-0.5, 4.5], "showgrid": true, "type": "category"}, "yaxis8": {"anchor": "x8", "autorange": true, "domain": [0.8722, 0.9207], "range": [-0.5, 4.5], "showgrid": true, "type": "category"}, "yaxis9": {"anchor": "x9", "autorange": true, "domain": [0.7929, 0.8414], "range": [-0.5, 4.5], "showgrid": true, "type": "category"}}}
